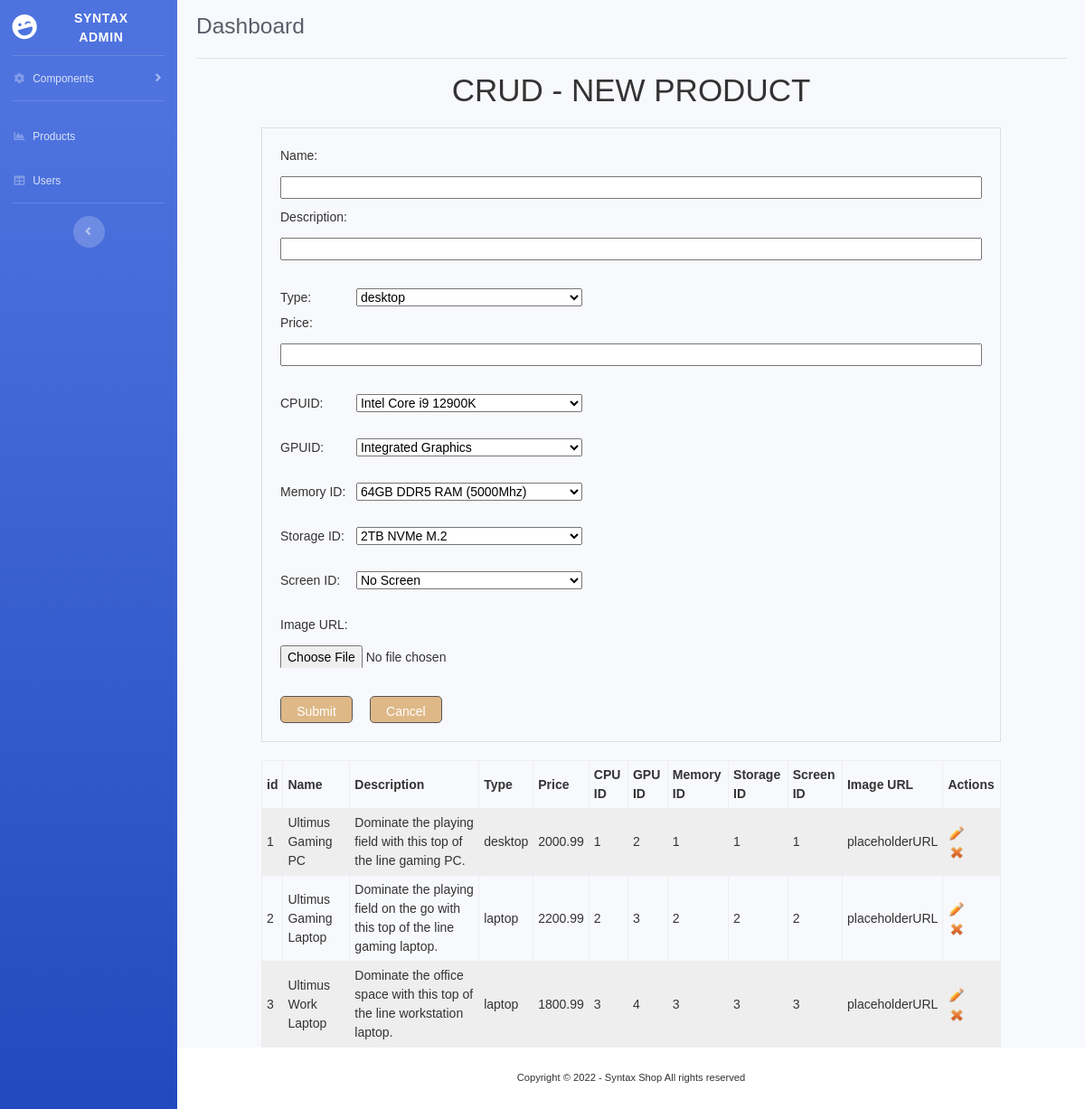
The page /admin/product/product.php on the database its author committed.
### tables this page shows
CREATE TABLE products (
	id int NOT NULL AUTO_INCREMENT,
	name varchar(255) NOT NULL,
	`desc` varchar(500) DEFAULT NULL,
	type enum('laptop', 'desktop'),
	price decimal(10,2) NOT NULL,
	CPUid int NOT NULL,
	GPUid int NOT NULL,
	memoryID int NOT NULL,
	storageID int NOT NULL,
	screenID int NOT NULL,
	imageUrl varchar(200) NULL,
	PRIMARY KEY(id)
);

### admin/product/product.php (the view, shortened to what this page needs)
<!DOCTYPE html>
<html lang="en">
<head>
    <link href="../vendor/fontawesome-free/css/all.min.css" rel="stylesheet" type="text/css">
    <link href="../css/sb-admin-2.min.css" rel="stylesheet">
    <link rel="stylesheet" href="../css/adminstyle.css">
</head>
<body id="page-top">
    <?php
    $nameErr = $descErr = $priceErr = "";
    ?>
    <div id="wrapper">
        <ul class="navbar-nav bg-gradient-primary sidebar sidebar-dark accordion" id="accordionSidebar">
            <a class="sidebar-brand d-flex align-items-center justify-content-center" href="../adminindex.php">
                <div class="sidebar-brand-icon rotate-n-15">
                    <i class="fas fa-laugh-wink"></i>
                </div>
                <div class="sidebar-brand-text mx-3">Syntax Admin</sup></div>
            </a>
            <hr class="sidebar-divider my-0">
            <li class="nav-item">
                <a class="nav-link collapsed" href="#" data-toggle="collapse" data-target="#collapseTwo" aria-expanded="true" aria-controls="collapseTwo">
                    <i class="fas fa-fw fa-cog"></i>
                    <span>Components</span>
                </a>
            </li>
            <hr class="sidebar-divider">
            <li class="nav-item">
                <a class="nav-link" href="product.php">
                    <i class="fas fa-fw fa-chart-area"></i>
                    <span>Products</span></a>
            </li>
            <li class="nav-item">
                <a class="nav-link" href="../user/user.php">
                    <i class="fas fa-fw fa-table"></i>
                    <span>Users</span></a>
            </li>
            <hr class="sidebar-divider d-none d-md-block">
            <div class="text-center d-none d-md-inline">
                <button class="rounded-circle border-0" id="sidebarToggle"></button>
            </div>
        </ul>
        <div id="content-wrapper" class="d-flex flex-column">
            <div id="content">
                <div class="container-fluid">
                    <div class="d-sm-flex align-items-center justify-content-between mb-3">
                        <h1 class="h3 mt-3  text-gray-800">Dashboard</h1>
                    </div>
                    <hr class="text-black-800" />
                    <div class="container">
                        <h1>CRUD - NEW PRODUCT</h1>
                        <div class="frminput">
                            <form method="POST" action="<?php echo ($_SERVER["PHP_SELF"]); ?>" enctype="multipart/form-data">
                                <label for="name">Name: </label>
                                <span class="error"><?php echo $nameErr; ?></span><br>
                                <input type="text" id="name" name="name" class="finput" /> <br>
                                <label for="desc">Description: </label>
                                <span class="error"><?php echo $descErr; ?></span><br>
                                <input type="text" id="desc" name="desc" class="finput" /> <br><br>
                                <label for="type" style='width:80px;'>Type: </label>
                                <select name="type" style='width:250px;'>
                                    <option value="desktop">desktop</option>
                                </select> <br>
                                <label for="price">Price: </label>
                                <span class="error"><?php echo $priceErr; ?></span><br>
                                <input type="text" id="price" name="price" class="finput" /> <br> <br>
                                <label for="CPUID" style='width:80px;'>CPUID: </label>
                                <?php
                                $resultcpuid = mysqli_query($mysqli, "SELECT * FROM spec_cpu order by id ");
                                echo "<select id=cpuid name=cpuid style='width:250px;'>";
                                while ($row = mysqli_fetch_array($resultcpuid)) {
                                    echo "<option value=$row[id]>$row[desc]</option>";
                                }
                                echo "</select>";
                                ?> <br> <br>
                                <label for="GPUID" style='width:80px;'>GPUID: </label>
                                <?php
                                $resultgpuid = mysqli_query($mysqli, "SELECT * FROM spec_gpu order by id ");
                                echo "<select id=gpuid name=gpuid style='width:250px;'>";
                                while ($row = mysqli_fetch_array($resultgpuid)) {
                                    echo "<option value=$row[id]>$row[desc]</option>";
                                }
                                echo "</select>";
                                ?> <br> <br>
                                <label for="memoryID" style='width:80px;'>Memory ID: </label>
                                <?php
                                $resultmemoryid = mysqli_query($mysqli, "SELECT * FROM spec_memory order by id ");
                                echo "<select id=memoryid name=memoryid style='width:250px;'>";
                                while ($row = mysqli_fetch_array($resultmemoryid)) {
                                    echo "<option value=$row[id]>$row[desc]</option>";
                                }
                                echo "</select>";
                                ?> <br> <br>
                                <label for="storageID" style='width:80px;'>Storage ID: </label>
                                <?php
                                $resultstorageid = mysqli_query($mysqli, "SELECT * FROM spec_storage order by id ");
                                echo "<select id=storageid name=storageid style='width:250px;'>";
                                while ($row = mysqli_fetch_array($resultstorageid)) {
                                    echo "<option value=$row[id]>$row[desc]</option>";
                                }
                                echo "</select>";
                                ?> <br> <br>
                                <label for="screenID" style='width:80px;'>Screen ID: </label>
                                <?php
                                $resultscreenid = mysqli_query($mysqli, "SELECT * FROM spec_screen order by id ");
                                echo "<select id=screenid name=screenid style='width:250px;'>";
                                while ($row = mysqli_fetch_array($resultscreenid)) {
                                    echo "<option value=$row[id]>$row[desc]</option>";
                                }
                                echo "</select>";
                                ?> <br> <br>
                                <label for="imageurl">Image URL: </label> <br>
                                <input type="file" id="file" name="file" class="finput" />
                                <br> <br>
                                <input type="submit" class="btn" value="Submit">
                                <input type="reset" class="btn" value="Cancel">
                            </form>
                        </div>
                        <table class="tblindex">
                            <tr>
                                <th>id</th>
                                <th>Name</th>
                                <th>Description</th>
                                <th>Type</th>
                                <th>Price</th>
                                <th>CPU ID</th>
                                <th>GPU ID</th>
                                <th>Memory ID</th>
                                <th>Storage ID</th>
                                <th>Screen ID</th>
                                <th>Image URL</th>
                                <th>Actions</th>
                            </tr>
                            <?php
                            $result = mysqli_query($mysqli, "SELECT * FROM products order by id ");
                            while ($user_data = mysqli_fetch_array($result)) {
                                echo "<tr>";
                                echo "<td>" . $user_data['id'] . "</td>";
                                echo "<td>" . $user_data['name'] . "</td>";
                                echo "<td>" . $user_data['desc'] . "</td>";
                                echo "<td>" . $user_data['type'] . "</td>";
                                echo "<td>" . $user_data['price'] . "</td>";
                                echo "<td>" . $user_data['CPUid'] . "</td>";
                                echo "<td>" . $user_data['GPUid'] . "</td>";
                                echo "<td>" . $user_data['memoryID'] . "</td>";
                                echo "<td>" . $user_data['storageID'] . "</td>";
                                echo "<td>" . $user_data['screenID'] . "</td>";
                                echo "<td>" . $user_data['imageUrl'] . "</td>";
                                echo "<td><a href = 'edit.php?id=$user_data[id]'><img src='../img/edit.png' class='icon'/></a><a href = 'delete.php?id=$user_data[id]'><img src='../img/delete.png' class='icon' /></a>";
                                echo "</tr>";
                            }
                            ?>
                        </table>
                    </div>
                </div>
            </div>
            <footer class="sticky-footer bg-white">
                <div class="container my-auto">
                    <div class="copyright text-center my-auto">
                        <span> Copyright &copy; 2022 - Syntax Shop All rights reserved </span>
                    </div>
                </div>
            </footer>
        </div>
    </div>
</body>
</html>

### admin/css/adminstyle.css (style rules this page uses)
* { margin: 0; padding: 0; outline: none; box-sizing: border-box; }
html, body { background-color: #fff; color: #333; font-family: arial, sans-serif; font-size: 14px; font-weight: 300; }
.container { width: 860px; margin: 0 auto; }
h1 { text-align: center; margin-top: 10px; }
.frminput { border: 1px solid #ddd; margin: 20px 0; padding: 20px; }
.finput { width: 100%; height: 25px; margin: 5px 0 10px 0; }
.btn { display: inline-block; width: 80px; height: 30px; margin-right: 15px; background-color: burlywood; outline: none; color: #fff; border: 1px solid #555; }
.tblindex { border-collapse: collapse; width: 100%; }
.tblindex td, th { border: 1px solid #eee; text-align: left; padding: 5px; }
.tblindex tr:nth-child(even) { background-color: #eee; }
.icon { display: inline-block; width: 20px; height: 20px; margin-right: 10px; }

### rows shown on the page
products: id "1", name "Ultimus Gaming PC", desc "Dominate the playing field with this top of the line gaming PC.", type "desktop", price "2000.99", CPUid "1", GPUid "2", memoryID "1", storageID "1", screenID "1", imageUrl "placeholderURL"
products: id "2", name "Ultimus Gaming Laptop", desc "Dominate the playing field on the go with this top of the line gaming laptop.", type "laptop", price "2200.99", CPUid "2", GPUid "3", memoryID "2", storageID "2", screenID "2", imageUrl "placeholderURL"
products: id "3", name "Ultimus Work Laptop", desc "Dominate the office space with this top of the line workstation laptop.", type "laptop", price "1800.99", CPUid "3", GPUid "4", memoryID "3", storageID "3", screenID "3", imageUrl "placeholderURL"

### other values the page prints
form field cpuid "Intel Core i9 12900K"
form field gpuid "Integrated Graphics"
form field memoryid "64GB DDR5 RAM (5000Mhz)"
form field storageid "2TB NVMe M.2"
form field screenid "No Screen"
